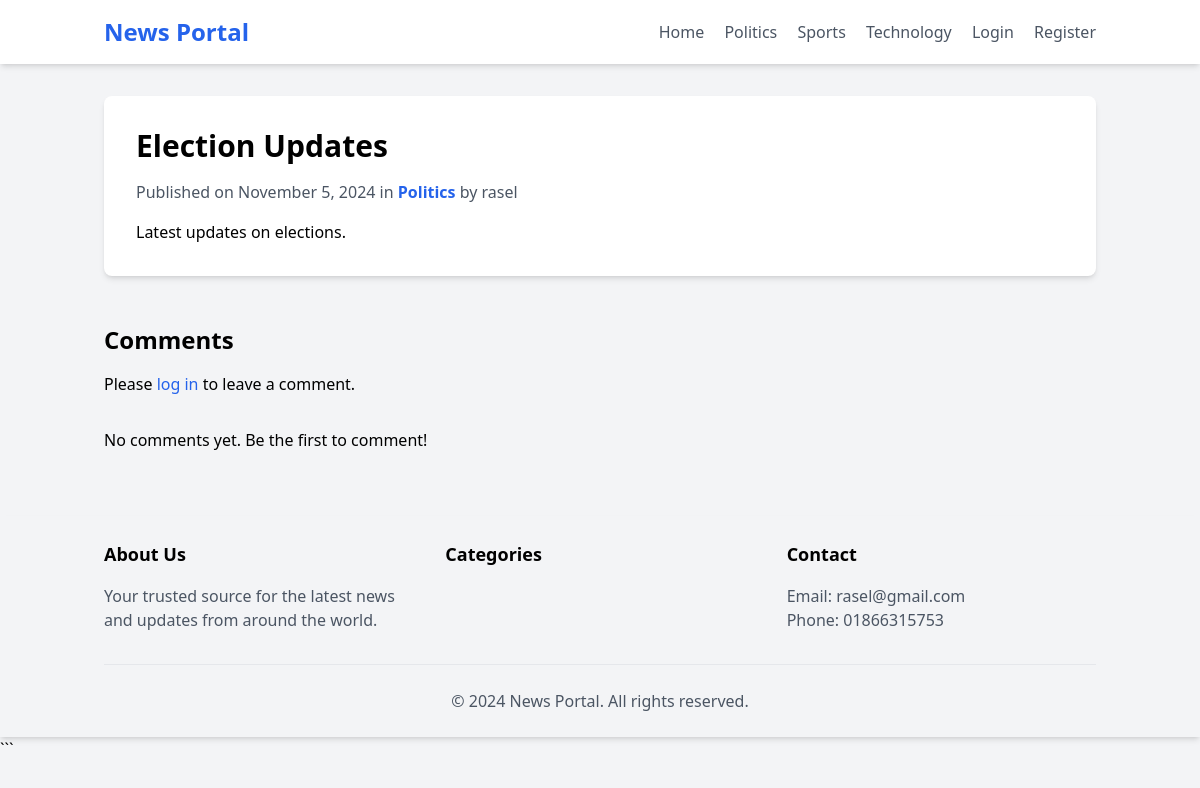
Page /news.php?id=1 on the committed database.
### tables this page shows
CREATE TABLE categories (
    id INT AUTO_INCREMENT PRIMARY KEY,
    name VARCHAR(100) NOT NULL,
    is_deleted BOOLEAN DEFAULT FALSE,
    created_at TIMESTAMP DEFAULT CURRENT_TIMESTAMP
);

CREATE TABLE news_posts (
    id INT AUTO_INCREMENT PRIMARY KEY,
    title VARCHAR(255) NOT NULL,
    content TEXT NOT NULL,
    author_id INT,
    category_id INT,
    subcategory_id INT,
    is_published BOOLEAN DEFAULT FALSE,
    is_deleted BOOLEAN DEFAULT FALSE,
    created_at TIMESTAMP DEFAULT CURRENT_TIMESTAMP,
    FOREIGN KEY (author_id) REFERENCES users(id),
    FOREIGN KEY (category_id) REFERENCES categories(id),
    FOREIGN KEY (subcategory_id) REFERENCES subcategories(id)
);

CREATE TABLE users (
    id INT AUTO_INCREMENT PRIMARY KEY,
    username VARCHAR(50) UNIQUE NOT NULL,
    email VARCHAR(100) UNIQUE NOT NULL,
    password VARCHAR(255) NOT NULL,
    is_admin BOOLEAN DEFAULT FALSE,
    created_at TIMESTAMP DEFAULT CURRENT_TIMESTAMP
);

### includes/database.php (called while the page is built, shortened)
<?php
function getConnection() {
    static $conn = null;
    if ($conn === null) {
        $conn = new mysqli(DB_HOST, DB_USER, DB_PASS, DB_NAME);
        $conn->set_charset("utf8mb4");
    }
    return $conn;
}
function executeQuery($sql, $params = [], $types = '') {
    $conn = getConnection();
    $stmt = $conn->prepare($sql);
    if ($params) {
        $stmt->bind_param($types, ...$params);
    }
    $stmt->execute();
    return $stmt;
}

### includes/functions.php (called while the page is built, shortened)
<?php
require_once __DIR__ . '/database.php';
function get_news_by_id($id) {
    $sql = "SELECT n.*, c.name as category_name, u.username as author
            FROM news_posts n
            JOIN categories c ON n.category_id = c.id
            JOIN users u ON n.author_id = u.id
            WHERE n.id = ? AND n.is_published = 1 AND n.is_deleted = 0";
    $stmt = executeQuery($sql, [$id], 'i');
    return $stmt->get_result()->fetch_assoc();
}
function get_categories() {
    $sql = "SELECT * FROM categories WHERE is_deleted = 0 ORDER BY name";
    $result = executeQuery($sql)->get_result();
    return $result->fetch_all(MYSQLI_ASSOC);
}
function get_approved_comments($news_id) {
    $sql = "SELECT c.*, u.username
            FROM comments c
            JOIN users u ON c.user_id = u.id
            WHERE c.post_id = ? AND c.is_approved = 1
            ORDER BY c.created_at DESC";
    $stmt = executeQuery($sql, [$news_id], 'i');
    return $stmt->get_result()->fetch_all(MYSQLI_ASSOC);
}

### public/news.php (the view, shortened to what this page needs)
<?php
require_once '../includes/functions.php';
$news_id = isset($_GET['id']) ? intval($_GET['id']) : 0;
$news = get_news_by_id($news_id);
$comments = get_approved_comments($news_id);
?>
<!DOCTYPE html>
<html lang="en">
<head>
    <script src="https://cdn.tailwindcss.com"></script>
</head>
<body class="bg-gray-100">
    <?php include 'templates/header.php'; ?>
    <main class="container mx-auto px-4 py-8">
        <article class="bg-white rounded-lg shadow-md overflow-hidden">
            <div class="p-8">
                <h1 class="text-3xl font-bold mb-4">
                    <?php echo htmlspecialchars($news['title']); ?>
                </h1>
                <div class="text-gray-600 mb-4">
                    Published on <?php echo date('F j, Y', strtotime($news['created_at'])); ?>
                    in <span class="text-blue-600 font-semibold">
                        <?php echo htmlspecialchars($news['category_name']); ?>
                    </span>
                    by <?php echo htmlspecialchars($news['author']); ?>
                </div>
                <div class="prose max-w-none">
                    <?php echo nl2br(htmlspecialchars($news['content'])); ?>
                </div>
            </div>
        </article>
        <section class="mt-12">
            <h2 class="text-2xl font-bold mb-4">Comments</h2>
            <?php if (isset($_SESSION['user_id'])): ?>
                <form action="news.php?id=<?php echo $news_id; ?>" method="post" class="mb-8">
                    <input type="hidden" name="csrf_token" value="<?php echo generate_csrf_token(); ?>">
                    <textarea name="comment" rows="4"
                              class="w-full p-2 border rounded-lg"
                              placeholder="Leave a comment" required></textarea>
                    <button type="submit"
                            class="mt-2 bg-blue-600 text-white px-4 py-2 rounded-lg hover:bg-blue-700">
                        Submit Comment
                    </button>
                </form>
            <?php else: ?>
                <p class="mb-8">
                    Please <a href="login.php" class="text-blue-600 hover:underline">log in</a>
                    to leave a comment.
                </p>
            <?php endif; ?>
            <?php if ($comments): ?>
                <?php foreach ($comments as $comment): ?>
                    <div class="bg-white rounded-lg shadow-md p-4 mb-4">
                        <p class="text-gray-600 mb-2">
                            <?php echo htmlspecialchars($comment['username']); ?> on
                            <?php echo date('F j, Y', strtotime($comment['created_at'])); ?>
                        </p>
                        <p><?php echo nl2br(htmlspecialchars($comment['content'])); ?></p>
                    </div>
                <?php endforeach; ?>
            <?php else: ?>
                <p>No comments yet. Be the first to comment!</p>
            <?php endif; ?>
        </section>
    </main>
    <?php include 'templates/footer.php'; ?>
</body>
</html>

### public/header.php (shortened to what this page needs)
<!DOCTYPE html>
<header class="bg-white shadow-md">
    <nav class="container mx-auto px-4 py-4">
        <div class="flex justify-between items-center">
            <a href="index.php" class="text-2xl font-bold text-blue-600">
                <?php echo SITE_NAME; ?>
            </a>
            <div class="space-x-4">
                <a href="index.php" class="text-gray-600 hover:text-blue-600">Home</a>
                <?php foreach (get_categories() as $category): ?>
                    <a href="category.php?id=<?php echo $category['id']; ?>"
                       class="text-gray-600 hover:text-blue-600">
                        <?php echo htmlspecialchars($category['name']); ?>
                    </a>
                <?php endforeach; ?>
                <?php if (isset($_SESSION['user_id'])): ?>
                    <a href="profile.php" class="text-gray-600 hover:text-blue-600">Profile</a>
                    <a href="logout.php" class="text-gray-600 hover:text-blue-600">Logout</a>
                <?php else: ?>
                    <a href="login.php" class="text-gray-600 hover:text-blue-600">Login</a>
                    <a href="register.php" class="text-gray-600 hover:text-blue-600">Register</a>
                <?php endif; ?>
            </div>
        </div>
    </nav>
</header>

### rows in the picture
categories: name "Politics"
categories: name "Sports"
categories: name "Technology"
news_posts: title "Election Updates", created_at "November 5, 2024", category.name "Politics", author.username "rasel", content "Latest updates on elections."

### other values in the picture
SITE_NAME "News Portal"
